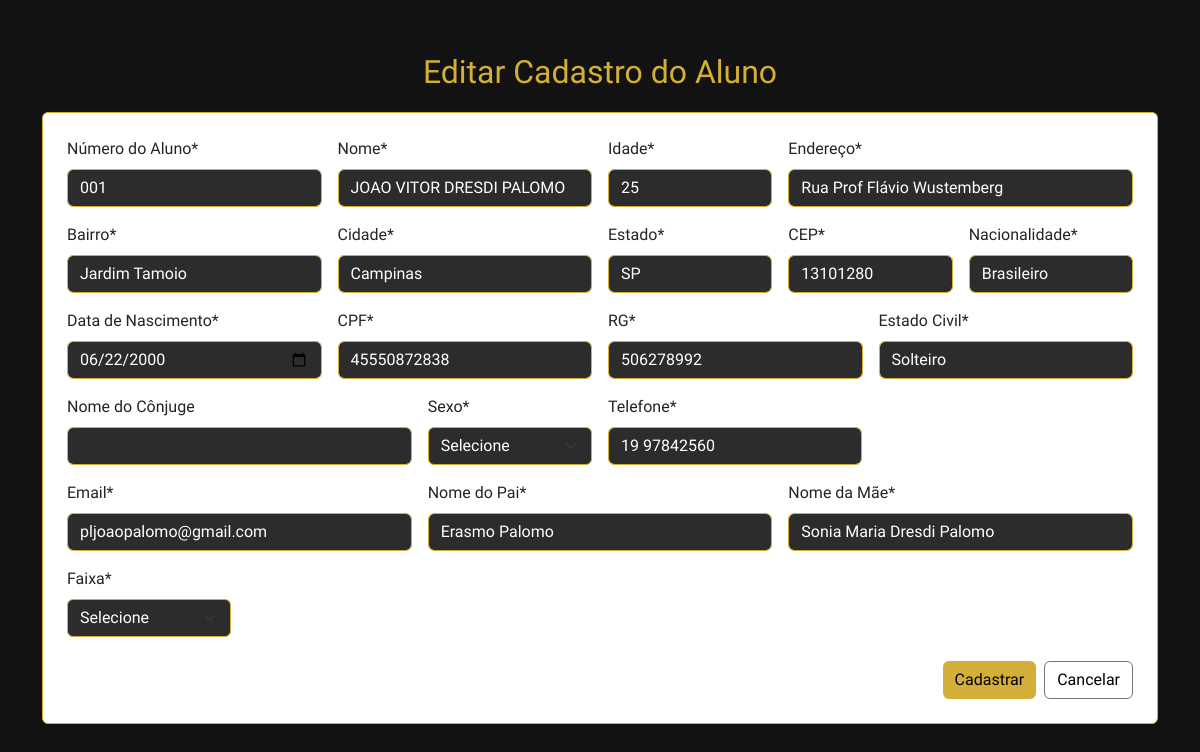
Screenshot of /editar_aluno/1 (signed in) with the database file from the repository.
### app.py (models this page shows, shortened)
class Aluno(db.Model):
    id = db.Column(db.Integer, primary_key=True)  # ID do sistema
    numero_matricula = db.Column(db.String(10), unique=True, nullable=False)  # Gerado automaticamente
    numero_aluno = db.Column(db.String(10), unique=True, nullable=False)  # Inserido manualmente
    nome = db.Column(db.String(100), nullable=False)
    idade = db.Column(db.Integer, nullable=False)
    endereco = db.Column(db.String(150), nullable=False)
    bairro = db.Column(db.String(100), nullable=False)
    cidade = db.Column(db.String(100), nullable=False)
    estado = db.Column(db.String(2), nullable=False)
    cep = db.Column(db.String(10), nullable=False)
    nacionalidade = db.Column(db.String(50), nullable=False)
    data_nascimento = db.Column(db.String(10), nullable=False)
    cpf = db.Column(db.String(14), nullable=False)
    rg = db.Column(db.String(20), nullable=False)
    estado_civil = db.Column(db.String(20), nullable=False)
    nome_conjuge = db.Column(db.String(100), nullable=True)
    sexo = db.Column(db.String(1), nullable=False)
    telefone = db.Column(db.String(20), nullable=False)
    email = db.Column(db.String(120), nullable=False)
    nome_pai = db.Column(db.String(100), nullable=False)
    nome_mae = db.Column(db.String(100), nullable=False)
    faixa = db.Column(db.String(20), nullable=False)

### app.py (the view, shortened to what this page needs)
@app.route('/editar_aluno/<int:aluno_id>', methods=['GET', 'POST'])
@login_required
def editar_aluno(aluno_id):
    aluno = Aluno.query.get_or_404(aluno_id)
    return render_template('editar_aluno.html', aluno=aluno)

### app.py (called while the page is built)
@login_manager.user_loader
def load_user(admin_id):
    return Admin.query.get(int(admin_id))

### templates/editar_aluno.html (shortened to what this page needs)
{% extends 'base.html' %}
{% block content %}
<div class="row justify-content-center">
    <div class="col-md-12">
        <div class="logo-title">Editar Cadastro do Aluno</div>
        <div class="card p-4">
            <form method="post" action="{{ url_for('editar_aluno', aluno_id=aluno.id) }}">
                <div class="row g-3">
                    <div class="col-md-3">
                        <label class="form-label">Número do Aluno*</label>
                        <input type="text" class="form-control" name="numero_aluno" value="{{ aluno.numero_aluno }}" required readonly>
                    </div>
                    <div class="col-md-3">
                        <label class="form-label">Nome*</label>
                        <input type="text" class="form-control" name="nome" value="{{ aluno.nome }}" required>
                    </div>
                    <div class="col-md-2">
                        <label class="form-label">Idade*</label>
                        <input type="number" class="form-control" name="idade" value="{{ aluno.idade }}" required>
                    </div>
                    <div class="col-md-4">
                        <label class="form-label">Endereço*</label>
                        <input type="text" class="form-control" name="endereco" value="{{ aluno.endereco }}" required>
                    </div>
                    <div class="col-md-3">
                        <label class="form-label">Bairro*</label>
                        <input type="text" class="form-control" name="bairro" value="{{ aluno.bairro }}" required>
                    </div>
                    <div class="col-md-3">
                        <label class="form-label">Cidade*</label>
                        <input type="text" class="form-control" name="cidade" value="{{ aluno.cidade }}" required>
                    </div>
                    <div class="col-md-2">
                        <label class="form-label">Estado*</label>
                        <input type="text" class="form-control" name="estado" value="{{ aluno.estado }}" required>
                    </div>
                    <div class="col-md-2">
                        <label class="form-label">CEP*</label>
                        <input type="text" class="form-control" name="cep" value="{{ aluno.cep }}" required>
                    </div>
                    <div class="col-md-2">
                        <label class="form-label">Nacionalidade*</label>
                        <input type="text" class="form-control" name="nacionalidade" value="{{ aluno.nacionalidade }}" required>
                    </div>
                    <div class="col-md-3">
                        <label class="form-label">Data de Nascimento*</label>
                        <input type="date" class="form-control" name="data_nascimento" value="{{ aluno.data_nascimento }}" required>
                    </div>
                    <div class="col-md-3">
                        <label class="form-label">CPF*</label>
                        <input type="text" class="form-control" name="cpf" value="{{ aluno.cpf }}" required>
                    </div>
                    <div class="col-md-3">
                        <label class="form-label">RG*</label>
                        <input type="text" class="form-control" name="rg" value="{{ aluno.rg }}" required>
                    </div>
                    <div class="col-md-3">
                        <label class="form-label">Estado Civil*</label>
                        <input type="text" class="form-control" name="estado_civil" value="{{ aluno.estado_civil }}" required>
                    </div>
                    <div class="col-md-4">
                        <label class="form-label">Nome do Cônjuge</label>
                        <input type="text" class="form-control" name="nome_conjuge" value="{{ aluno.nome_conjuge }}">
                    </div>
                    <div class="col-md-2">
                        <label class="form-label">Sexo*</label>
                        <select class="form-select" name="sexo" required>
                            <option >Selecione</option>
                        </select>
                    </div>
                    <div class="col-md-3">
                        <label class="form-label">Telefone*</label>
                        <input type="text" class="form-control" name="telefone" value="{{ aluno.telefone }}" required>
                    </div>
                    <div class="col-md-4">
                        <label class="form-label">Email*</label>
                        <input type="email" class="form-control" name="email" value="{{ aluno.email }}" required>
                    </div>
                    <div class="col-md-4">
                        <label class="form-label">Nome do Pai*</label>
                        <input type="text" class="form-control" name="nome_pai" value="{{ aluno.nome_pai }}" required>
                    </div>
                    <div class="col-md-4">
                        <label class="form-label">Nome da Mãe*</label>
                        <input type="text" class="form-control" name="nome_mae" value="{{ aluno.nome_mae }}" required>
                    </div>
                    <div class="col-md-2">
                        <label class="form-label">Faixa*</label>
                        <select class="form-select" name="faixa" required>
                            <option >Selecione</option>
                        </select>
                    </div>
                </div>
                <div class="mt-4 d-flex justify-content-end gap-2">
                    <button type="submit" class="btn btn-primary">Cadastrar</button>
                    <a href="{{ url_for('admin_painel') }}" class="btn btn-secondary">Cancelar</a>
                </div>
            </form>
        </div>
    </div>
</div>
{% endblock %}

### templates/base.html (style rules this page uses)
body { background-color: #121212; color: #ffffff; font-family: 'ZCOOL KuaiLe', sans-serif; }
.card { background-color: #ffffff; border: 1px solid #d4af37; }
.card-header, .btn-primary { background-color: #d4af37; color: #000; border: none; }
.btn-secondary { background-color: #ffffff; color: #000; }
a { color: #d4af37; }
.form-control, .form-select { background-color: #2c2c2c; color: #ffffff; border: 1px solid #d4af37; }
.form-control::placeholder { color: #aaaaaa; }
.logo-title { font-size: 2rem; text-align: center; margin-bottom: 1rem; color: #d4af37; }

### rows the page displays
Aluno: numero_aluno "001", nome "JOAO VITOR DRESDI PALOMO", idade "25", endereco "Rua Prof Flávio Wustemberg", bairro "Jardim Tamoio", cidade "Campinas", estado "SP", cep "13101280", nacionalidade "Brasileiro", data_nascimento "06/22/2000", cpf "45550872838", rg "506278992", estado_civil "Solteiro", telefone "19 97842560", email "pljoaopalomo@gmail.com", nome_pai "Erasmo Palomo", nome_mae "Sonia Maria Dresdi Palomo"
